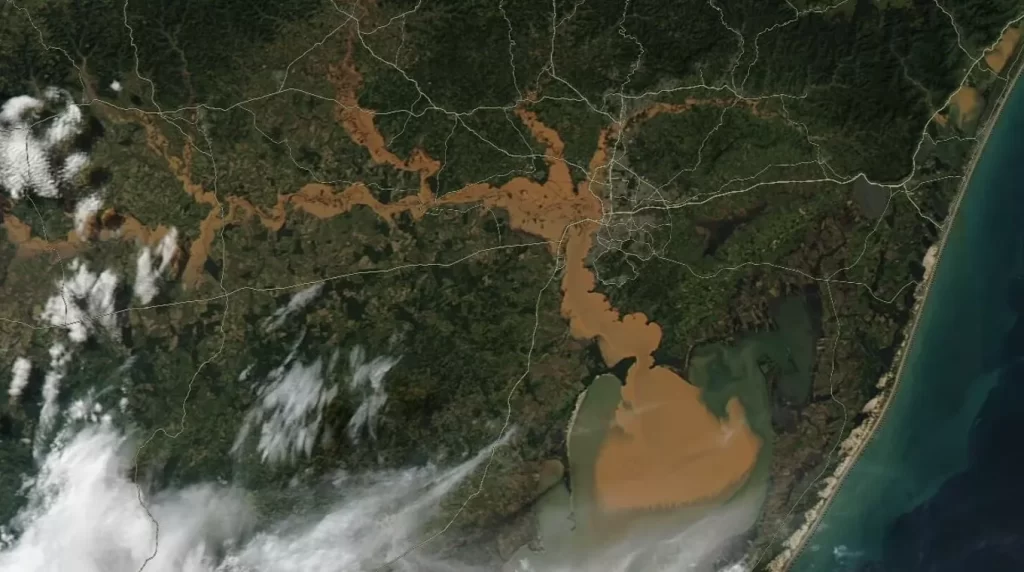
#> input picture imagem_exemplo.jpeg, 1024 x 572 px, found by its file name
$ python clusterizacao.py
#> lines starting #> are read from the running program, lines starting #| are printed output that depends on the picture
import cv2
import numpy as np

# carrega a imagem em escala de cinza
img = cv2.imread('imagem_exemplo.jpeg')
#> img is the input picture: shape (572, 1024, 3); mean B, G, R 54.9, 69.7, 66.2

# verifica se a imagem foi carregada corretamente
if img is None:
    print("Erro ao carregar a imagem. Verifique o nome do arquivo e o caminho.")
    exit()

# converte imagem para o espaço de cores RGB
img_rgb = cv2.cvtColor(img, cv2.COLOR_BGR2RGB)

# redimensionar a imagem para 2D
pixel_values = img_rgb.reshape((-1, 3))
pixel_values = np.float32(pixel_values)

# define criterios de parada e numero de clusters (K)
criterio = (cv2.TERM_CRITERIA_EPS + cv2.TERM_CRITERIA_MAX_ITER, 100, 0.2)
k = 3

# aplica K-means
_, labels, centers = cv2.kmeans(pixel_values, k, None, criterio, 10, cv2.KMEANS_RANDOM_CENTERS)
#> centers = [[105.5, 98.71, 77.95], [181.8, 184.6, 181.4], [40.99, 48.05, 33.97]]

# converte os centros para valores inteiros (cores)
centers = np.uint8(centers)
#> centers = [[105, 98, 77], [181, 184, 181], [40, 48, 33]]

# mapea cada pixel para seu respectivo centro (cluster)
img_seg = centers[labels.flatten()]

# redimensiona a imagem segmentada para a forma original
img_seg = img_seg.reshape(img_rgb.shape)
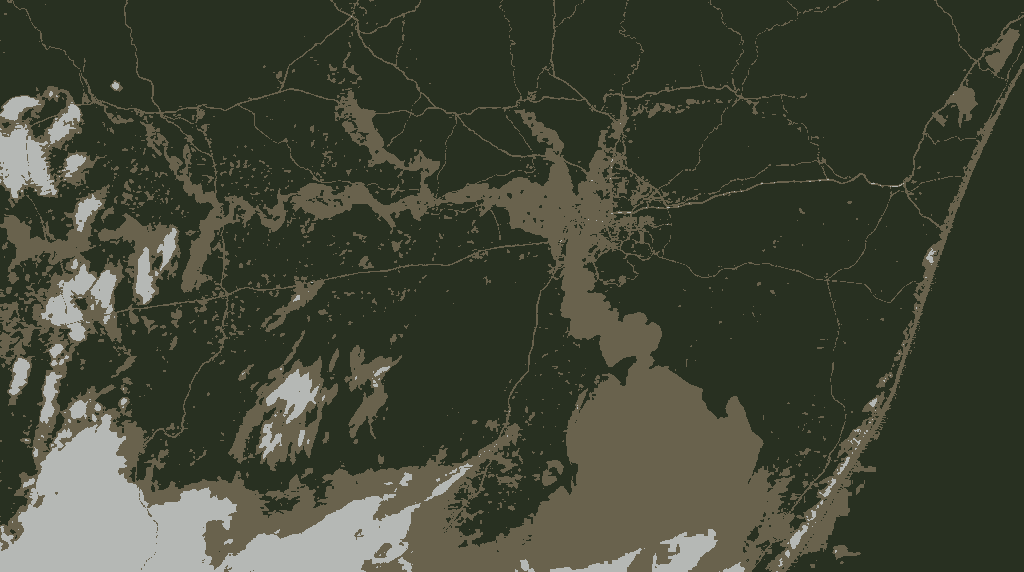
#> img_seg: shape (572, 1024, 3); mean R, G, B 65.3, 69.5, 54

# salva as imagens
cv2.imwrite('clusterizacao/img_original.png', img)
cv2.imwrite('clusterizacao/img_segmentada.png', img_seg)

print("Imagens salvas.")
